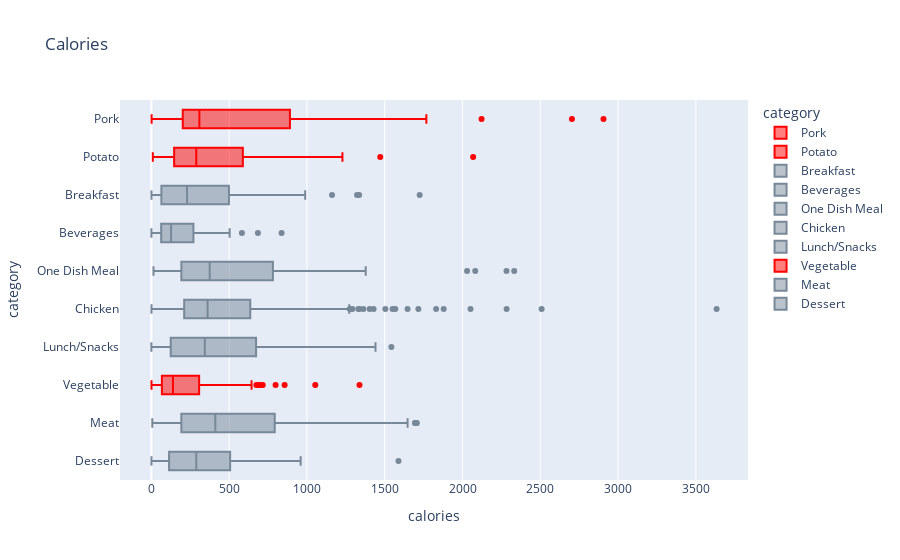
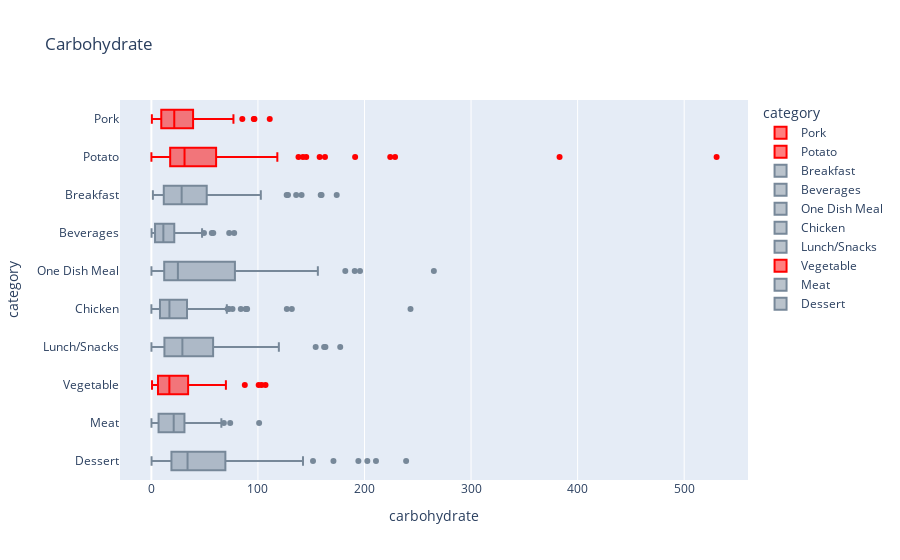
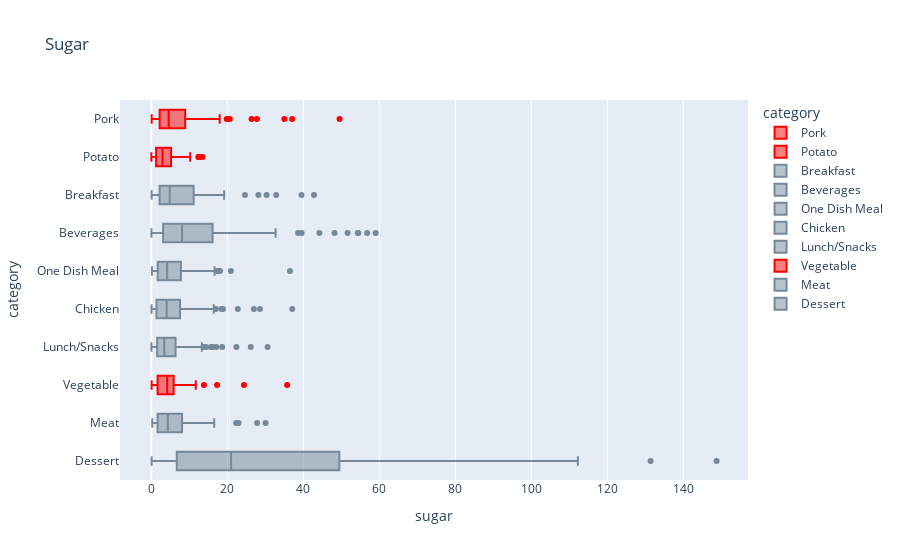
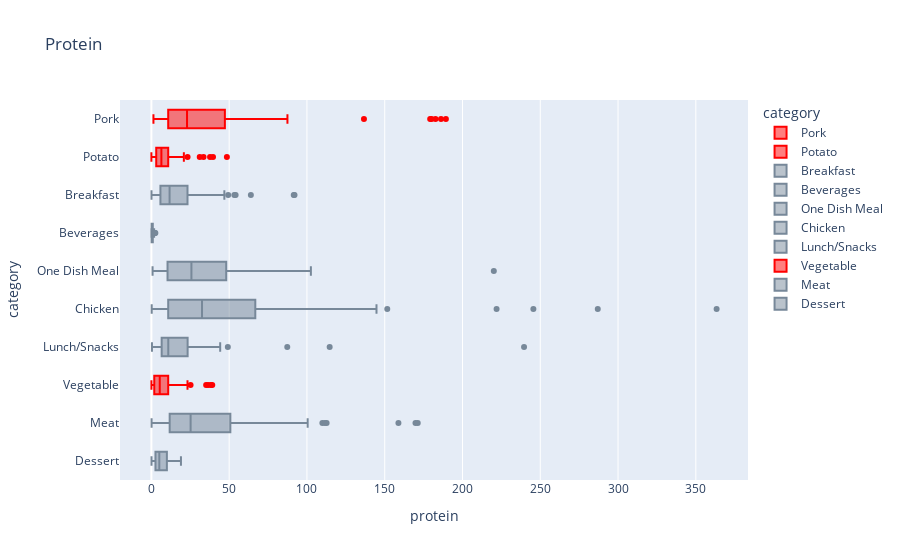

Notebook code for these charts, in order:
### Markdown cell above
### 5. What are the nutrition components of the most popular three (potato, veg, pork)?
Form the previous chart/table we see that almost all the potato, veg, and pork recipes are marked popular. Graph 5 shows the nutrition distributions of all the categories with the winner three coloured in red.

**Vegetables have one of the lowest calories distribution**, while that of potato and pork spread widely. Potato spreads wide in carbs, and pork in protein, which shouldn't be surprising. Apart from the indication of the popularity in low calories vegetable dishes, it is hard to say there is any critical nutritious evidence to make the 'trinity categories' surpass the other seven.

### Code cell
#Graph 5: Box plots. The nutritious components of most popular food cat
color_map = {cat:'red' if cat in ['Vegetable', 'Pork', 'Potato'] else 'lightslategrey' for cat in df['category'].unique()}

for nutr in nutritions:
    fig = px.box(df, x=nutr, y="category", color_discrete_map=color_map, color='category', title=nutr.capitalize())
    fig.show()
